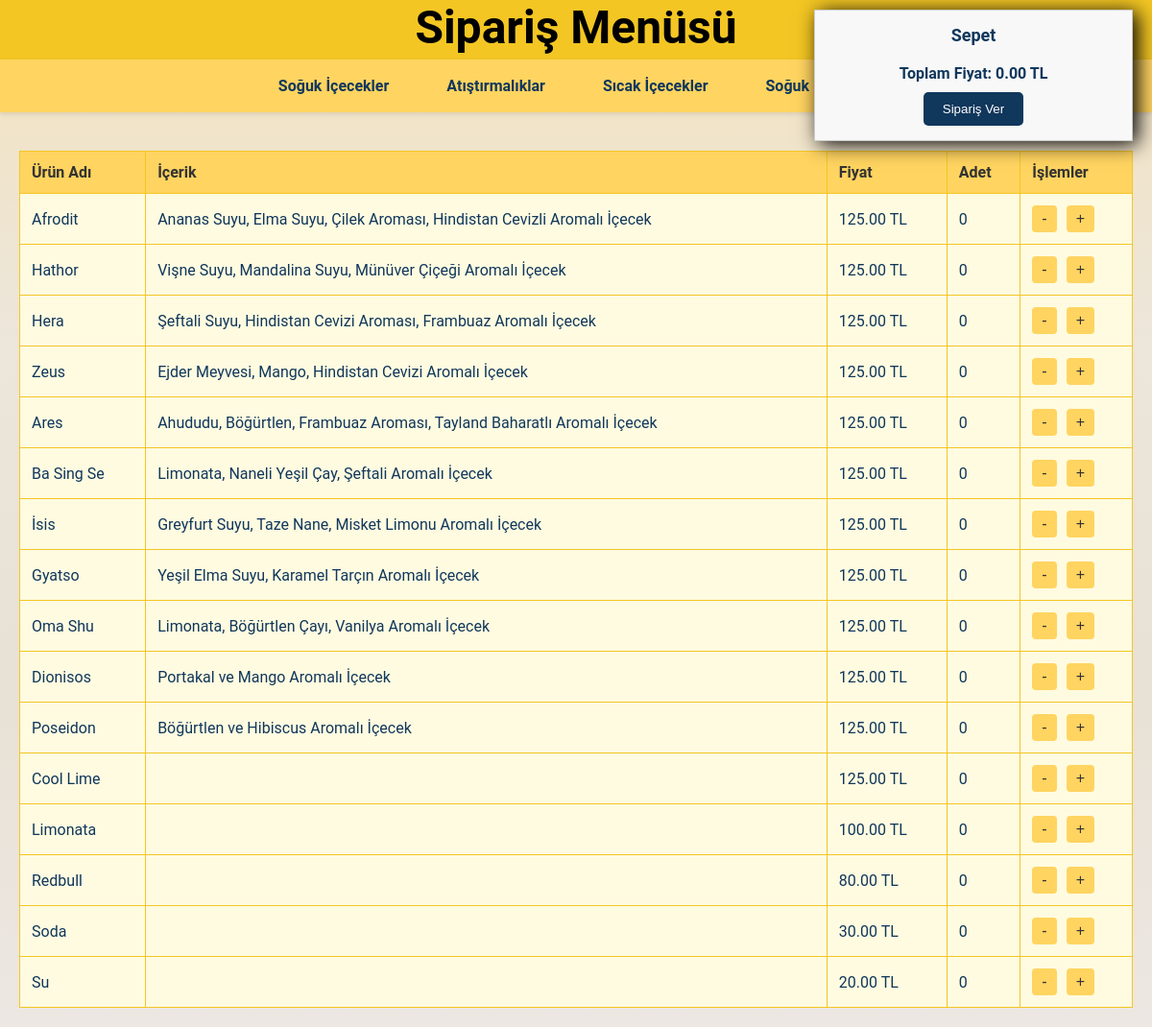
The page /sayfalar/siparisver.php on the database its author committed.
### tables this page shows
CREATE TABLE IF NOT EXISTS `kategoriler` (
  `kategori_id` int NOT NULL AUTO_INCREMENT,
  `kategori_adi` varchar(100) NOT NULL,
  PRIMARY KEY (`kategori_id`)
);

CREATE TABLE IF NOT EXISTS `urunler` (
  `urun_id` int NOT NULL AUTO_INCREMENT,
  `kategori_id` int DEFAULT NULL,
  `urun_adi` varchar(100) NOT NULL,
  `icerik` text NOT NULL,
  `fiyat` decimal(10,2) NOT NULL,
  PRIMARY KEY (`urun_id`),
  KEY `kategori_id` (`kategori_id`)
);

### sayfalar/siparisver.php (the view, shortened to what this page needs)
<!DOCTYPE html>
<html lang="en">
<head>
    <link rel="stylesheet" href="../css/siparisVer.css">
</head>
<body>
    <header>
        <h1>Sipariş Menüsü</h1>
    </header>
    <nav class="category-nav">
        <?php
        $conn = new mysqli("localhost", "root", "", "helena");
        $categoriesSql = "SELECT * FROM kategoriler";
        $categoriesResult = $conn->query($categoriesSql);
        if ($categoriesResult->num_rows > 0) {
            while ($category = $categoriesResult->fetch_assoc()) {
                $isActive = (isset($_GET['category']) && $_GET['category'] == $category['kategori_adi']) ? 'active' : '';
                echo '<a href="?category=' . $category['kategori_adi'] . '" class="' . $isActive . '">' . $category['kategori_adi'] . '</a>';
            }
        }
        ?>
    </nav>
    <div class="menu-container">
        <table id="menu-table">
            <thead>
                <tr>
                    <th>Ürün Adı</th>
                    <th>İçerik</th>
                    <th>Fiyat</th>
                    <th>Adet</th>
                    <th>İşlemler</th>
                </tr>
            </thead>
            <tbody>
                <?php
                $selectedCategory = isset($_GET['category']) ? $_GET['category'] : 'Soğuk İçecekler';
                $categorySql = "SELECT kategori_id FROM kategoriler WHERE kategori_adi = ?";
                $stmt = $conn->prepare($categorySql);
                $stmt->bind_param("s", $selectedCategory);
                $stmt->execute();
                $categoryResult = $stmt->get_result();
                if ($categoryResult->num_rows > 0) {
                    $categoryRow = $categoryResult->fetch_assoc();
                    $categoryId = $categoryRow['kategori_id'];
                    $menuSql = "SELECT * FROM urunler WHERE kategori_id = ?";
                    $stmt = $conn->prepare($menuSql);
                    $stmt->bind_param("i", $categoryId);
                    $stmt->execute();
                    $menuResult = $stmt->get_result();
                    if ($menuResult->num_rows > 0) {
                        while ($row = $menuResult->fetch_assoc()) {
                            echo '<tr>';
                            echo '<td>' . $row["urun_adi"] . '</td>';
                            echo '<td>' . $row["icerik"] . '</td>';
                            echo '<td>' . $row["fiyat"] . ' TL</td>';
                            echo '<td id="item-' . $row["urun_id"] . '-quantity">0</td>';
                            echo '<td>';
                            echo '<button class="adjust-btn" onclick="updateCart(' . $row["urun_id"] . ', \'' . $row["urun_adi"] . '\', ' . $row["fiyat"] . ', -1)">-</button>';
                            echo '<button class="adjust-btn" onclick="updateCart(' . $row["urun_id"] . ', \'' . $row["urun_adi"] . '\', ' . $row["fiyat"] . ', 1)">+</button>';
                            echo '</td>';
                            echo '</tr>';
                        }
                    } else {
                        echo '<tr><td colspan="5">Bu kategoride ürün bulunmamaktadır.</td></tr>';
                    }
                } else {
                    echo '<tr><td colspan="5">Kategori bulunamadı.</td></tr>';
                }
                ?>
            </tbody>
        </table>
    </div>
    <div class="cart">
        <h3>Sepet</h3>
        <div id="total-price">
        </div>
        <button id="order-button" onclick="submitOrder()">Sipariş Ver</button>
    </div>
</body>
</html>

### css/siparisVer.css (style rules this page uses)
body { font-family: 'Roboto', sans-serif; margin: 0; padding: 0; color: #10375C; background: linear-gradient(to bottom, #f3e2be, #ece6db, #e8e1d5, #ece7e2); }
header { background-color: #F3C623; color: black; text-align: center; padding-bottom: 5px; font-size: 24px; font-weight: bold; margin: 0; }
header h1 { margin-top: 0; margin-bottom: 0; }
.category-nav { display: flex; justify-content: center; margin-bottom: 20px; background-color: #FFD460; padding: 10px 0; box-shadow: 0 2px 5px rgba(0, 0, 0, 0.1); }
.category-nav a { text-decoration: none; color: #10375C; margin: 0 15px; font-weight: bold; padding: 8px 15px; border-radius: 5px; background-color: #FFD460; transition: background-color 0.3s, color 0.3s; }
.menu-container { padding: 20px; overflow-y: auto; }
table { width: 100%; border-collapse: collapse; background-color: #FFFBE0; border: 1px solid #F3C623; }
th, td { padding: 12px; text-align: left; border: 1px solid #F3C623; }
th { background-color: #FFD460; color: #333; }
.adjust-btn { background-color: #FFD460; color: #333; border: none; padding: 5px 10px; cursor: pointer; font-size: 16px; border-radius: 4px; transition: background-color 0.3s; }
.cart { position: fixed; top: 10px; right: 20px; width: 300px; background-color: #f8f8f8; border: 1px solid #ccc; padding: 15px; box-shadow: 5px 3px 20px rgba(0, 0, 0, 1); z-index: 1000; }
.cart h3 { margin: 0; font-size: 18px; text-align: center; }
#total-price { font-size: 16px; font-weight: bold; margin-top: 10px; text-align: center; }
#order-button { display: block; margin: 10px auto 0; padding: 10px 20px; background-color: #10375C; color: white; border: none; border-radius: 5px; cursor: pointer; }

### rows shown on the page
kategoriler: kategori_adi "Soğuk İçecekler"
kategoriler: kategori_adi "Atıştırmalıklar"
kategoriler: kategori_adi "Sıcak İçecekler"
kategoriler: kategori_adi "Soğuk…"
urunler: urun_adi "Afrodit", icerik "Ananas Suyu, Elma Suyu, Çilek Aroması, Hindistan Cevizli Aromalı İçecek", fiyat "125.00"
urunler: urun_adi "Hathor", icerik "Vişne Suyu, Mandalina Suyu, Münüver Çiçeği Aromalı İçecek", fiyat "125.00"
urunler: urun_adi "Hera", icerik "Şeftali Suyu, Hindistan Cevizi Aroması, Frambuaz Aromalı İçecek", fiyat "125.00"
urunler: urun_adi "Zeus", icerik "Ejder Meyvesi, Mango, Hindistan Cevizi Aromalı İçecek", fiyat "125.00"
urunler: urun_adi "Ares", icerik "Ahududu, Böğürtlen, Frambuaz Aroması, Tayland Baharatlı Aromalı İçecek", fiyat "125.00"
urunler: urun_adi "Ba Sing Se", icerik "Limonata, Naneli Yeşil Çay, Şeftali Aromalı İçecek", fiyat "125.00"
urunler: urun_adi "İsis", icerik "Greyfurt Suyu, Taze Nane, Misket Limonu Aromalı İçecek", fiyat "125.00"
urunler: urun_adi "Gyatso", icerik "Yeşil Elma Suyu, Karamel Tarçın Aromalı İçecek", fiyat "125.00"
urunler: urun_adi "Oma Shu", icerik "Limonata, Böğürtlen Çayı, Vanilya Aromalı İçecek", fiyat "125.00"
urunler: urun_adi "Dionisos", icerik "Portakal ve Mango Aromalı İçecek", fiyat "125.00"
urunler: urun_adi "Poseidon", icerik "Böğürtlen ve Hibiscus Aromalı İçecek", fiyat "125.00"
urunler: urun_adi "Cool Lime", fiyat "125.00"
urunler: urun_adi "Limonata", fiyat "100.00"
urunler: urun_adi "Redbull", fiyat "80.00"
urunler: urun_adi "Soda", fiyat "30.00"
urunler: urun_adi "Su", fiyat "20.00"
